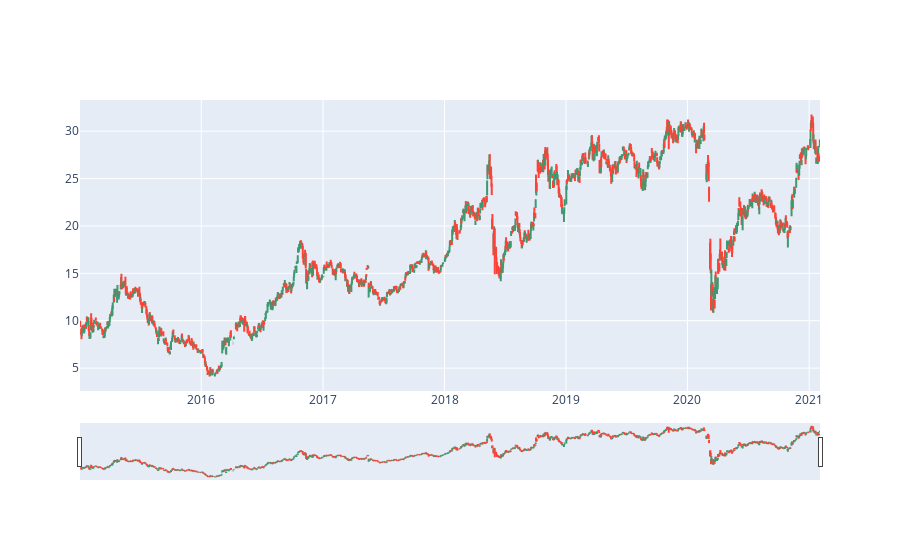

Notebook source saved alongside this figure:
### Code cell
# Plotly não funciona no Jupyterlab, só no Jupyter Notebook
fig = go.Figure(data=go.Ohlc(
    x=petr.index,
    open=petr['Open'],
    high=petr['High'],
    low=petr['Low'],
    close=petr['Close']))
fig.show()

### Figure 1 — Plotly figure (JSON) as saved in the notebook; plotly's stock layout.template omitted (floating-point values rounded to 4 significant figures; data arrays with more than 128 entries replaced by an {"elided": "..."} marker saying what was removed)
{"data": [{"close": {"elided": "1509 float values"}, "high": {"elided": "1509 float values"}, "low": {"elided": "1509 float values"}, "open": {"elided": "1509 float values"}, "type": "ohlc", "x": {"elided": "1509 str values"}}], "layout": {}}
